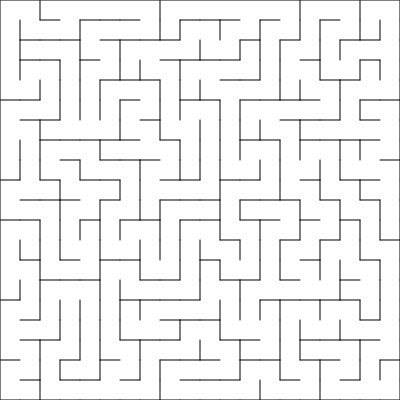
Frame 1 (no input)
Frame 60 (no input): identical to frame 1, image omitted
Frame 120 (the mouse pressed at the canvas centre since frame 60): identical to frame 1, image omitted

The p5.js sketch that drew this single still picture (run headless with seeded random() and noise() and a simulated clock; from frame 60 on, the mouse is pressed at the canvas centre):

// p5.js sketch
// ── sketch.js
/*
  A Cell Class that Represents a grid in the maze
  The Maze is Represented Using a 2D Array of Cells
*/

class Cell {
  constructor(x, y){
    this.x = x;
    this.y = y;
    this.left = false;
    this.right = false;
    this.up = false;
    this.down = false;
    this.visited = false;
    this.searched = false;
    this.previous = null;
  }
}

/* Define Maze Properties */

let states;
let maze;
let height;
let width;
let cell_size;
let path_found;
let stack;
let path;
let animating;

let MAX_FRAME;
let MIN_FRAME;

/* UI Variables */

let input_height;
let input_width;
let text_height;
let text_width;
let text_maxframe;
let text_minframe;
let text_fps;

let button_generate;
let button_animate;

let pathfind_menu;
let button_pathfind;

let slider_frame;

/* Starting Point and Ending Point in the Maze */

let start_x;
let start_y;
let end_x;
let end_y;
let set_start = true;

/* Colors */

let blue;
let red;
let pink;

function setup() {
  height = 20;
  width = 20;
  start_x = -1;
  start_y = -1;
  end_x = -1;
  end_y = -1;
  
  stack = [];
  path = [];
  
  cell_size = 20;
  
  path_found = false;
  animating = false;

  MIN_FRAME = 1;
  MAX_FRAME = 60;
  
  blue = color('blue');
  red = color('rgb(255,0,0)');
  pink = color('rgb(255,192,203)');
    
  input_text();
  frameRate(MAX_FRAME / 2);
  
  var canvas = createCanvas(width * cell_size, height * cell_size);
  create_maze();
  print(maze);
  generate_maze_whole();
}

function draw() {
  background(255);
  frameRate(slider_frame.value());
  if (animating) {
    generate_maze_next();
  }

  draw_maze();

  if (start_x != -1 && end_x != -1) {
    find_path_dfs();
    path_found = true;
  }

  if (path_found) {
    draw_path();
  }
}

function draw_rect(color, x, y) {
  fill(color);
  rect(x * cell_size, y * cell_size, cell_size, cell_size);
}

function generate_maze_next() {
  if (stack.length > 0) {
    current = stack.pop();
    current.visited = true;
    
    draw_rect(blue, current.x, current.y);
    
    nexts = find_next(current);
    
    if (nexts != null) {
      index = Math.floor(Math.random() * options.length)
      next = options[index];
      for (var i = 0; i < options.length; i++) {
        draw_rect(red, options[i].x, options[i].y);
      }
      stack.push(current);
      //print("Next: " + next.x + " " + next.y + "\n");
    
      if (current.x == next.x) {
        if (next.y < current.y) {
          next.down = true;
          current.up = true;
        } else {
          next.up = true;
          current.down = true;
        }
      } else {
        if (next.x < current.x) {
          current.left = true;
          next.right = true;
        } else {
          current.right = true;
          next.left = true;
        }
      }
      stack.push(next); 
    }  
  }
}

function mouseClicked() {
  if (mouseX < width * cell_size && mouseY < height * cell_size) {
    if (set_start) {
      start_x = parseInt(mouseX / cell_size);
      start_y = parseInt(mouseY / cell_size);
      set_start = false;
    } else {
      end_x = parseInt(mouseX / cell_size);
      end_y = parseInt(mouseY / cell_size);
      
      if (end_x == start_x && end_y == start_y) {
        end_x = -1;
        end_y = -1;
      }
      set_start = true;
    }
  }
}

/*
  This function draw text boxes, buttons, etc. that accept user inputs.
*/

function input_text() {
  input_width = createInput();
  
  text_width = createElement('h3', 'Enter Width');
  
  text_height = createElement('h3', 'Enter Height');
  
  input_height = createInput();
  
  button_generate = createButton('Generate Maze');
  button_generate.mousePressed(resize_maze);

  button_animate = createButton('Animate Maze Generation');
  button_animate.mousePressed(animate_maze);
  
  text_fps = createElement('h3', 'Animation Speed (fps)');
  
  slider_frame = createSlider(1, 60, 30, 1);
  
  text_maxframe = createElement('h5', MAX_FRAME);

  text_minframe = createElement('h5', MIN_FRAME);
  
  position_elements();
}

function animate_maze() {
  resize_maze();
  create_maze();
  animating = true;
}

/* 
  Resize the Maze
*/

function resize_maze() {
  start_x = -1;
  start_y = -1;
  end_x = -1;
  end_y = -1;
  path_found = false;

  height = input_height.value();
  width = input_width.value();
  
  if (height == "" || width == "") {
    height = 20;
    width = 20;
  }
  
  position_elements();

  create_maze();
  generate_maze_whole();

  resizeCanvas(width * cell_size, height * cell_size);
}

function position_elements() {
  text_width.position(width * cell_size + cell_size, 0);
  text_height.position(width * cell_size + cell_size, 52);
  input_width.position(width * cell_size + cell_size, 42);
  input_height.position(width * cell_size + cell_size, 94);
  button_generate.position(width * cell_size + cell_size, 127);
  
  button_animate.position(width * cell_size + cell_size + 120, 127);

  text_fps.position(width * cell_size + cell_size, 152);

  slider_frame.position(width * cell_size + cell_size, 198);

  text_maxframe.position(width * cell_size + cell_size + 140, 196);

  text_minframe.position(width * cell_size + cell_size, 196);
}

/*
  Draw the Maze based on the 2D array representation.
*/

function draw_maze() {
  line(0, 0, width * cell_size, 0);
  line(0, 0, 0, height * cell_size);
  
  if (start_x != -1) {
    noStroke();
    fill(0, 0, 255, 100);
    rect(start_x * cell_size, start_y * cell_size, cell_size, cell_size);
    stroke(0, 0, 0);
  }

  if (end_x != -1) {
    noStroke();
    fill(255, 0, 0, 100);
    rect(end_x * cell_size, end_y * cell_size, cell_size, cell_size);
    stroke(0, 0, 0);
  }
  
  for (var i = 0; i < width; i++) {
    for (var j = 0; j < height; j++) {
      
      if (!maze[i][j].visited) {
        noStroke();
        fill(255, 192, 103, 100);
        rect(i * cell_size, j * cell_size, cell_size, cell_size)
        stroke(0, 0, 0);
      }
      
      if (maze[i][j].right == false) {
        line((i + 1) * cell_size, j * cell_size, (i + 1) * cell_size, j * cell_size + cell_size)
      }

      if (maze[i][j].down == false) {
        line(i * cell_size, (j + 1) * cell_size, i * cell_size + cell_size, (j + 1) * cell_size);
      }
    }
  }
}

function generate_maze_whole() {
  while (stack.length > 0) {
    
    current = stack.pop();
    current.visited = true;
    
    nexts = find_next(current);
    
    if (nexts != null) {
      index = Math.floor(Math.random() * options.length)
      next = options[index];
      stack.push(current);
    
      if (current.x == next.x) {
        if (next.y < current.y) {
          next.down = true;
          current.up = true;
        } else {
          next.up = true;
          current.down = true;
        }
      } else {
        if (next.x < current.x) {
          current.left = true;
          next.right = true;
        } else {
          current.right = true;
          next.left = true;
        }
      }
      stack.push(next); 
    }  
  }
}

/*
  This function creates a random maze using randomized DFS algorithm.
*/

function create_maze() {
  maze = new Array(width);
  for (var i = 0; i < width; i++) {
    maze[i] = new Array(height);
  }

  for (i = 0; i < width; i++) {
    for (var j = 0; j < height; j++) {
      maze[i][j] = new Cell(i, j);
    }
  }
  
  start = maze[parseInt(width / 2)][parseInt(height / 2)];
  stack.push(start);
}

/*
  A helper function that returns a random unvisited neighbor of the given cell. 
  Returns null if no such neighbor exists.
*/

function find_next(cell) {
  options = [];
  
  dx = [0, 0, 1, -1];
  dy = [1, -1, 0, 0];
  
  for (var i = 0; i < dx.length; i++) {
    x = cell.x + dx[i];
    y = cell.y + dy[i];
    
    if (x < 0 || x >= width || y < 0 || y >= height) {
      continue;
    }
    if (!maze[x][y].visited) {
      options.push(maze[x][y]);
      //print("Unvisited: " + x + " " + y);
    }
  }
  
  if (options.length == 0) {
    return null;
  }

  
  return options;
}

/*
  This function finds a path between the starting and ending point using DFS
*/

function find_path_dfs() {
  clear_search_history();
  start = maze[start_x][start_y];
  path.push(start);
  
  while (path.length > 0) {
    current = path.pop();
    current.searched = true;
    
    //print(current.x + " " + current.y);
    if (current.x == end_x && current.y == end_y) {
      break;
    }
    
    dx = [0, 0, 1, -1];
    dy = [1, -1, 0, 0];
  
    for (var i = 0; i < dx.length; i++) {
      x = current.x + dx[i];
      y = current.y + dy[i];

      if (x < 0 || x >= width || y < 0 || y >= height) {
        continue;
      }
      
      if (x == current.x) {
        if (y < current.y) {
          if (!current.up) {
            continue;
          }
        } else {
          if (!current.down) {
            continue;
          }
        }
      } else {
        if (x < current.x) {
          if (!current.left) {
            continue
          } 
        } else {
          if (!current.right) {
            continue;
          }
        }
      }
        
      if (!maze[x][y].searched) {
        maze[x][y].searched = true;
        maze[x][y].previous = current;
        path.push(maze[x][y]);
      }
    } 
  } 
}
  
function find_path_bfs() {
  queue = [];
  start = maze[start_x][start_y];
  queue.push(start);
  
  while (queue.length > 0) {
    current = queue.shift();
    current.searched = true;
    
    //print(current.x + " " + current.y);
    if (current.x == end_x && current.y == end_y) {
      break;
    }
    
    dx = [0, 0, 1, -1];
    dy = [1, -1, 0, 0];
  
    for (var i = 0; i < dx.length; i++) {
      x = current.x + dx[i];
      y = current.y + dy[i];

      if (x < 0 || x >= width || y < 0 || y >= height) {
        continue;
      }
      
      if (x == current.x) {
        if (y < current.y) {
          if (!current.up) {
            continue;
          }
        } else {
          if (!current.down) {
            continue;
          }
        }
      } else {
        if (x < current.x) {
          if (!current.left) {
            continue
          } 
        } else {
          if (!current.right) {
            continue;
          }
        }
      }
        
      if (!maze[x][y].searched) {
        maze[x][y].searched = true;
        maze[x][y].previous = current;
        queue.push(maze[x][y]);
      }
    } 
  } 
}

function draw_path() {
  c = maze[end_x][end_y];
  strokeWeight(4);
  while (true) {
    prev = c.previous;
    line(c.x * cell_size + cell_size/ 2, c.y * cell_size + cell_size / 2, prev.x * cell_size + cell_size / 2, prev.y * cell_size + cell_size / 2);
    if (prev.x == start_x && prev.y == start_y) {
      break;
    }
    
    c = c.previous;
  }
  strokeWeight(1);
}
  
function clear_search_history() {
  for (i = 0; i < width; i++) {
    for (var j = 0; j < height; j++) {
      maze[i][j].searched = false;
      maze[i][j].previous = null;
    }
  }
}
